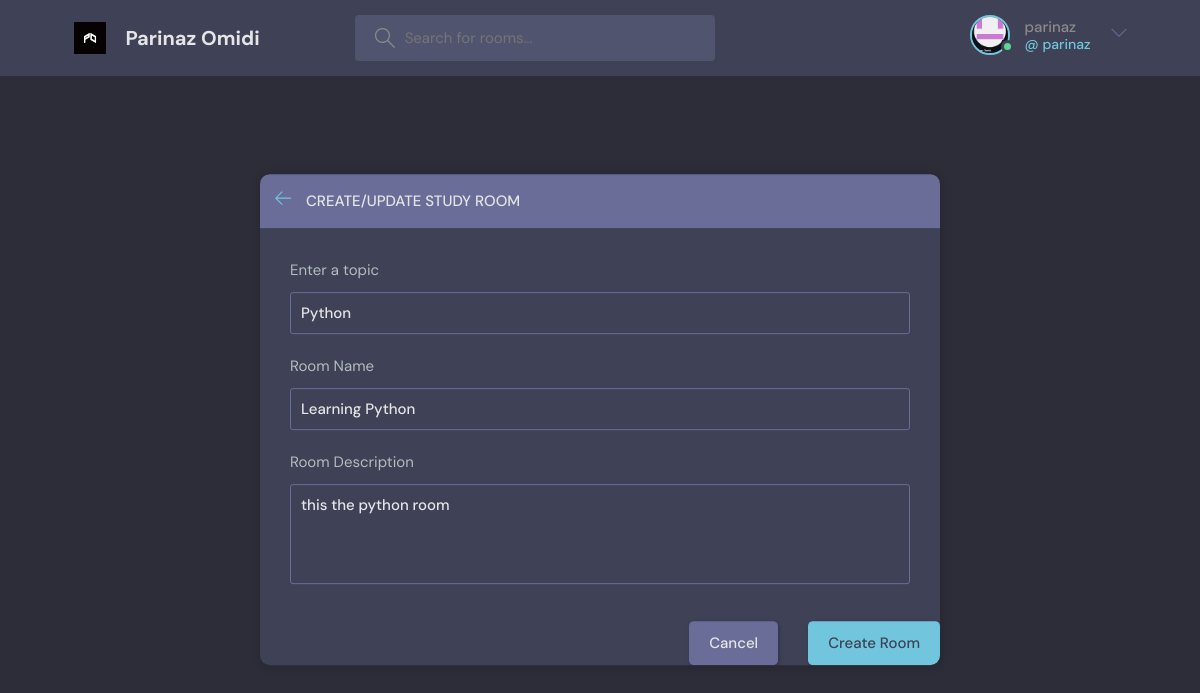
The page /update-room/1/ (signed in) on the database its author committed.
### playground/models.py (models this page shows, shortened)
class User(AbstractUser):
    name = models.CharField(max_length=200, null= True)
    email = models.EmailField(unique=True, null=False)
    bio = models.TextField(null=True)
    avatar = models.ImageField(null=True, default='avatar.svg')
    REQUIRED_FIELDS = []  # Additional required fields (username is already required by AbstractUser)

class Room(models.Model):
   host= models.ForeignKey(User, on_delete= models.SET_NULL, null = True)
   topic = models.ForeignKey(Topic, on_delete = models.SET_NULL, null = True)
   name = models.CharField(max_length =200)
   description = models.TextField(null= True, blank= True)
   participants= models.ManyToManyField(User, related_name ='participants', blank=True)
   updated = models.DateTimeField(auto_now= True)
   created = models.DateTimeField(auto_now_add= True)
   class Meta:
       ordering = ['-updated', '-created']

class Topic(models.Model):
   name = models.CharField(max_length =200)

### playground/views.py (the view)
# urls.py: path('update-room/<str:pk>/', views.updateRoom, name = 'update-room'),
@login_required(login_url='login')
def updateRoom(request, pk):
    room = Room.objects.get(id= pk )
    form = RoomForm(instance =room)
    topics = Topic.objects.all()
    if request.user != room.host:
        return HttpResponse('Your are not allowed here!')
    if request.method == 'POST':
        form = RoomForm(request.POST, instance=room)
        if form.is_valid():
            form.save()
            return redirect('home')
    else:
            form = RoomForm(instance=room)
    context ={'form': form, 'topics': topics, 'room': room}
    return render(request, 'playground/room_form.html',context)

### playground/form.py
class RoomForm(ModelForm):
    class Meta:
        model = Room
        fields = '__all__'
        exclude = ['host','participants']

### playground/templates/playground/room_form.html (shortened to what this page needs)
{% extends 'main.html'%}
{% block content %}
<main class="create-room layout">
    <div class="container">
      <div class="layout__box">
        <div class="layout__boxHeader">
          <div class="layout__boxTitle">
            <a href="{% url 'home' %}">
              <svg version="1.1" xmlns="http://www.w3.org/2000/svg" width="32" height="32" viewBox="0 0 32 32">
                <title>arrow-left</title>
                <path
                  d="M13.723 2.286l-13.723 13.714 13.719 13.714 1.616-1.611-10.96-10.96h27.625v-2.286h-27.625l10.965-10.965-1.616-1.607z">
                </path>
              </svg>
            </a>
            <h3>Create/Update Study Room</h3>
          </div>
        </div>
        <div class="layout__body">
          <form class="form" action="" method="POST">
            <div class="form__group">
              <label for="room_topic">Enter a topic</label>
              <input required type="text" value="{{room.topic.name}}" name="topic" list="topic-list"/>
            </div>
            <div class="form__group">
              <label for="room_name">Room Name</label>
              {{form.name}}
            </div>
            <div class="form__group">
              <label for="room_description">Room Description</label>
              {{form.description}}
            </div>
        </div>
            <div class="form__action">
              <a class="btn btn--dark" href="{% url 'home' %}">Cancel</a>
              <button class="btn btn--main" type="submit">Create Room</button>
            </div>
        </div>
      </div>
</main>
{% endblock content %}

### template/navbar.html (shortened to what this page needs)
{% load static %}
<header class="header header--loggedIn">
    <div class="container">
        <a href="{% url 'home'%}" class="header__logo">
          <img src="{% static 'images/logo.jpg' %}" />
          <h1>Parinaz Omidi</h1>
        </a>
        <form class="header__search" method="GET" action="{%url 'home'%}">
          <label>
            <input name="q" placeholder="Search for rooms..." />
          </label>
        </form>
        <nav class="header__menu">
        {% if request.user.is_authenticated %}
        <div class="header__user">
            <a href="{% url 'update-user'%}">
                <div class="avatar avatar--medium active">
                    <img src="{{request.user.avatar.url}}" />
                </div>
                <p>{{request.user.username}} <span>@ {{request.user.username}}</span></p>
            </a>
            <button class="dropdown-button">
                <svg version="1.1" xmlns="http://www.w3.org/2000/svg" width="32" height="32" viewBox="0 0 32 32">
                    <title>chevron-down</title>
                    <path d="M16 21l-13-13h-3l16 16 16-16h-3l-13 13z"></path>
                </svg>
            </button>
          </div>
        {% else %}
        <a href="{% url 'login' %}">
            <img src="{% static 'images/avatar.svg'%}" />
            <p>Login</p>
        </a>
        {% endif %}
        </nav>
    </div>
</header>

### rows shown on the page
User: user.avatar (picture), user.username "parinaz"
Room: topic "Python", name "Learning Python", description "this the python room"
